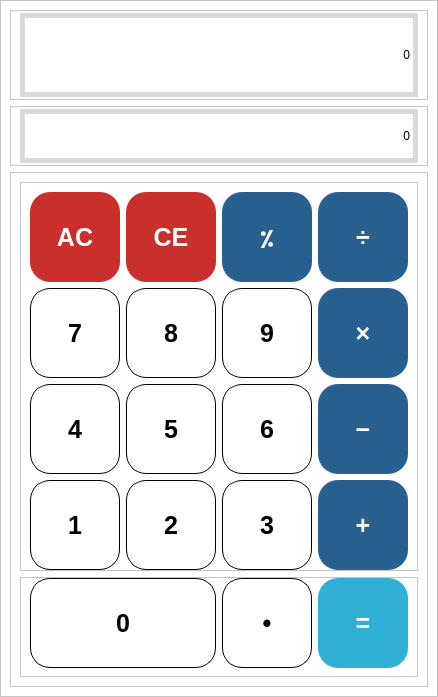
<?xml version="1.0" encoding="UTF-8"?>
<ui version="4.0">
 <class>Calculator</class>
 <widget class="QWidget" name="Calculator">
  <property name="geometry">
   <rect>
    <x>0</x>
    <y>0</y>
    <width>438</width>
    <height>697</height>
   </rect>
  </property>
  <property name="maximumSize">
   <size>
    <width>438</width>
    <height>697</height>
   </size>
  </property>
  <property name="windowTitle">
   <string>Form</string>
  </property>
  <layout class="QVBoxLayout" name="verticalLayout">
   <property name="spacing">
    <number>0</number>
   </property>
   <property name="leftMargin">
    <number>0</number>
   </property>
   <property name="topMargin">
    <number>0</number>
   </property>
   <property name="rightMargin">
    <number>0</number>
   </property>
   <property name="bottomMargin">
    <number>0</number>
   </property>
   <item>
    <widget class="QFrame" name="Container">
     <property name="styleSheet">
      <string notr="true">QFrame#Container{
	background-color: rgb(255, 255, 255);
}</string>
     </property>
     <property name="frameShape">
      <enum>QFrame::StyledPanel</enum>
     </property>
     <property name="frameShadow">
      <enum>QFrame::Raised</enum>
     </property>
     <layout class="QVBoxLayout" name="verticalLayout_2">
      <item>
       <widget class="QFrame" name="Display1">
        <property name="minimumSize">
         <size>
          <width>0</width>
          <height>90</height>
         </size>
        </property>
        <property name="maximumSize">
         <size>
          <width>16777215</width>
          <height>90</height>
         </size>
        </property>
        <property name="styleSheet">
         <string notr="true">QFrame#Display1{
	background-color: #fff;
}</string>
        </property>
        <property name="frameShape">
         <enum>QFrame::StyledPanel</enum>
        </property>
        <property name="frameShadow">
         <enum>QFrame::Raised</enum>
        </property>
        <layout class="QHBoxLayout" name="horizontalLayout_3">
         <property name="topMargin">
          <number>2</number>
         </property>
         <property name="bottomMargin">
          <number>2</number>
         </property>
         <item>
          <widget class="QLabel" name="label_2">
           <property name="styleSheet">
            <string notr="true">QLabel#label_2{
	border:5px solid #d9d9d9;
	font: 30px &quot;Oswald&quot;
}</string>
           </property>
           <property name="text">
            <string>0</string>
           </property>
           <property name="alignment">
            <set>Qt::AlignRight|Qt::AlignTrailing|Qt::AlignVCenter</set>
           </property>
          </widget>
         </item>
        </layout>
       </widget>
      </item>
      <item>
       <widget class="QFrame" name="Display2">
        <property name="minimumSize">
         <size>
          <width>0</width>
          <height>60</height>
         </size>
        </property>
        <property name="maximumSize">
         <size>
          <width>16777215</width>
          <height>60</height>
         </size>
        </property>
        <property name="styleSheet">
         <string notr="true">QFrame#Display2{
	background-color:#fff;
}</string>
        </property>
        <property name="frameShape">
         <enum>QFrame::StyledPanel</enum>
        </property>
        <property name="frameShadow">
         <enum>QFrame::Raised</enum>
        </property>
        <layout class="QHBoxLayout" name="horizontalLayout_2">
         <property name="topMargin">
          <number>2</number>
         </property>
         <property name="bottomMargin">
          <number>2</number>
         </property>
         <item>
          <widget class="QLabel" name="label">
           <property name="styleSheet">
            <string notr="true">QLabel#label{
	border:5px solid #d9d9d9;
	font: 20px &quot;Oswald&quot;
}</string>
           </property>
           <property name="text">
            <string>0</string>
           </property>
           <property name="alignment">
            <set>Qt::AlignRight|Qt::AlignTrailing|Qt::AlignVCenter</set>
           </property>
          </widget>
         </item>
        </layout>
       </widget>
      </item>
      <item>
       <widget class="QFrame" name="Keys">
        <property name="styleSheet">
         <string notr="true">QFrame#Keys{
	background-color: #fff;
}</string>
        </property>
        <property name="frameShape">
         <enum>QFrame::StyledPanel</enum>
        </property>
        <property name="frameShadow">
         <enum>QFrame::Raised</enum>
        </property>
        <layout class="QVBoxLayout" name="verticalLayout_3">
         <item>
          <widget class="QFrame" name="key_container1">
           <property name="styleSheet">
            <string notr="true">QFrame#key_container1{
	background-color:#fff;
}</string>
           </property>
           <property name="frameShape">
            <enum>QFrame::StyledPanel</enum>
           </property>
           <property name="frameShadow">
            <enum>QFrame::Raised</enum>
           </property>
           <layout class="QGridLayout" name="gridLayout">
            <property name="leftMargin">
             <number>9</number>
            </property>
            <property name="topMargin">
             <number>9</number>
            </property>
            <property name="rightMargin">
             <number>9</number>
            </property>
            <property name="bottomMargin">
             <number>0</number>
            </property>
            <property name="spacing">
             <number>6</number>
            </property>
            <item row="0" column="0">
             <widget class="QPushButton" name="pushButton_ac">
              <property name="minimumSize">
               <size>
                <width>90</width>
                <height>90</height>
               </size>
              </property>
              <property name="maximumSize">
               <size>
                <width>90</width>
                <height>90</height>
               </size>
              </property>
              <property name="styleSheet">
               <string notr="true">QPushButton#pushButton_ac{
	background-color: #c9302c;
	color:#fff;
	font-size:25px;
	border-radius:20px;
	font-weight:600;
}</string>
              </property>
              <property name="text">
               <string>AC</string>
              </property>
             </widget>
            </item>
            <item row="0" column="2">
             <widget class="QPushButton" name="pushButton_percentage">
              <property name="minimumSize">
               <size>
                <width>90</width>
                <height>90</height>
               </size>
              </property>
              <property name="maximumSize">
               <size>
                <width>90</width>
                <height>90</height>
               </size>
              </property>
              <property name="styleSheet">
               <string notr="true">QPushButton#pushButton_percentage{
	background-color: #286090;
	color:#fff;
	font-size:25px;
	border-radius:20px;
	font-weight:600;
}</string>
              </property>
              <property name="text">
               <string>⁒</string>
              </property>
             </widget>
            </item>
            <item row="0" column="3">
             <widget class="QPushButton" name="pushButton_div">
              <property name="minimumSize">
               <size>
                <width>90</width>
                <height>90</height>
               </size>
              </property>
              <property name="maximumSize">
               <size>
                <width>90</width>
                <height>90</height>
               </size>
              </property>
              <property name="styleSheet">
               <string notr="true">QPushButton#pushButton_div{
	background-color: #286090;
	color:#fff;
	font-size:25px;
	border-radius:20px;
	font-weight:600;
}</string>
              </property>
              <property name="text">
               <string>÷</string>
              </property>
             </widget>
            </item>
            <item row="1" column="0">
             <widget class="QPushButton" name="pushButton_7">
              <property name="minimumSize">
               <size>
                <width>90</width>
                <height>90</height>
               </size>
              </property>
              <property name="maximumSize">
               <size>
                <width>90</width>
                <height>90</height>
               </size>
              </property>
              <property name="styleSheet">
               <string notr="true">QPushButton#pushButton_7{
	background-color: #fff;
	color:#000;
	border:1px solid #000;
	font-size:25px;
	border-radius:20px;
	font-weight:600;
}</string>
              </property>
              <property name="text">
               <string>7</string>
              </property>
             </widget>
            </item>
            <item row="1" column="1">
             <widget class="QPushButton" name="pushButton_8">
              <property name="minimumSize">
               <size>
                <width>90</width>
                <height>90</height>
               </size>
              </property>
              <property name="maximumSize">
               <size>
                <width>90</width>
                <height>90</height>
               </size>
              </property>
              <property name="styleSheet">
               <string notr="true">QPushButton#pushButton_8{
	background-color: #fff;
	color:#000;
	border:1px solid #000;
	font-size:25px;
	border-radius:20px;
	font-weight:600;
}</string>
              </property>
              <property name="text">
               <string>8</string>
              </property>
             </widget>
            </item>
            <item row="1" column="2">
             <widget class="QPushButton" name="pushButton_9">
              <property name="minimumSize">
               <size>
                <width>90</width>
                <height>90</height>
               </size>
              </property>
              <property name="maximumSize">
               <size>
                <width>90</width>
                <height>90</height>
               </size>
              </property>
              <property name="styleSheet">
               <string notr="true">QPushButton#pushButton_9{
	background-color: #fff;
	color:#000;
	border:1px solid #000;
	font-size:25px;
	border-radius:20px;
	font-weight:600;
}</string>
              </property>
              <property name="text">
               <string>9</string>
              </property>
             </widget>
            </item>
            <item row="1" column="3">
             <widget class="QPushButton" name="pushButton_mul">
              <property name="minimumSize">
               <size>
                <width>90</width>
                <height>90</height>
               </size>
              </property>
              <property name="maximumSize">
               <size>
                <width>90</width>
                <height>90</height>
               </size>
              </property>
              <property name="styleSheet">
               <string notr="true">QPushButton#pushButton_mul{
	background-color: #286090;
	color:#fff;
	font-size:25px;
	border-radius:20px;
	font-weight:600;
}</string>
              </property>
              <property name="text">
               <string>×</string>
              </property>
             </widget>
            </item>
            <item row="2" column="0">
             <widget class="QPushButton" name="pushButton_4">
              <property name="minimumSize">
               <size>
                <width>90</width>
                <height>90</height>
               </size>
              </property>
              <property name="maximumSize">
               <size>
                <width>90</width>
                <height>90</height>
               </size>
              </property>
              <property name="styleSheet">
               <string notr="true">QPushButton#pushButton_4{
	background-color: #fff;
	color:#000;
	border:1px solid #000;
	font-size:25px;
	border-radius:20px;
	font-weight:600;
}</string>
              </property>
              <property name="text">
               <string>4</string>
              </property>
             </widget>
            </item>
            <item row="2" column="1">
             <widget class="QPushButton" name="pushButton_5">
              <property name="minimumSize">
               <size>
                <width>90</width>
                <height>90</height>
               </size>
              </property>
              <property name="maximumSize">
               <size>
                <width>90</width>
                <height>90</height>
               </size>
              </property>
              <property name="styleSheet">
               <string notr="true">QPushButton#pushButton_5{
	background-color: #fff;
	color:#000;
	border:1px solid #000;
	font-size:25px;
	border-radius:20px;
	font-weight:600;
}</string>
              </property>
              <property name="text">
               <string>5</string>
              </property>
             </widget>
            </item>
            <item row="2" column="2">
             <widget class="QPushButton" name="pushButton_6">
              <property name="minimumSize">
               <size>
                <width>90</width>
                <height>90</height>
               </size>
              </property>
              <property name="maximumSize">
               <size>
                <width>90</width>
                <height>90</height>
               </size>
              </property>
              <property name="styleSheet">
               <string notr="true">QPushButton#pushButton_6{
	background-color: #fff;
	color:#000;
	border:1px solid #000;
	font-size:25px;
	border-radius:20px;
	font-weight:600;
}</string>
              </property>
              <property name="text">
               <string>6</string>
              </property>
             </widget>
            </item>
            <item row="2" column="3">
             <widget class="QPushButton" name="pushButton_sub">
              <property name="minimumSize">
               <size>
                <width>90</width>
                <height>90</height>
               </size>
              </property>
              <property name="maximumSize">
               <size>
                <width>90</width>
                <height>90</height>
               </size>
              </property>
              <property name="styleSheet">
               <string notr="true">QPushButton#pushButton_sub{
	background-color: #286090;
	color:#fff;
	font-size:25px;
	border-radius:20px;
	font-weight:600;
}</string>
              </property>
              <property name="text">
               <string>−</string>
              </property>
             </widget>
            </item>
            <item row="3" column="0">
             <widget class="QPushButton" name="pushButton_1">
              <property name="minimumSize">
               <size>
                <width>90</width>
                <height>90</height>
               </size>
              </property>
              <property name="maximumSize">
               <size>
                <width>90</width>
                <height>90</height>
               </size>
              </property>
              <property name="styleSheet">
               <string notr="true">QPushButton#pushButton_1{
	background-color: #fff;
	color:#000;
	border:1px solid #000;
	font-size:25px;
	border-radius:20px;
	font-weight:600;
}</string>
              </property>
              <property name="text">
               <string>1</string>
              </property>
             </widget>
            </item>
            <item row="3" column="1">
             <widget class="QPushButton" name="pushButton_2">
              <property name="minimumSize">
               <size>
                <width>90</width>
                <height>90</height>
               </size>
              </property>
              <property name="maximumSize">
               <size>
                <width>90</width>
                <height>90</height>
               </size>
              </property>
              <property name="styleSheet">
               <string notr="true">QPushButton#pushButton_2{
	background-color: #fff;
	color:#000;
	border:1px solid #000;
	font-size:25px;
	border-radius:20px;
	font-weight:600;
}</string>
              </property>
              <property name="text">
               <string>2</string>
              </property>
             </widget>
            </item>
            <item row="3" column="2">
             <widget class="QPushButton" name="pushButton_3">
              <property name="minimumSize">
               <size>
                <width>90</width>
                <height>90</height>
               </size>
              </property>
              <property name="maximumSize">
               <size>
                <width>90</width>
                <height>90</height>
               </size>
              </property>
              <property name="styleSheet">
               <string notr="true">QPushButton#pushButton_3{
	background-color: #fff;
	color:#000;
	border:1px solid #000;
	font-size:25px;
	border-radius:20px;
	font-weight:600;
}</string>
              </property>
              <property name="text">
               <string>3</string>
              </property>
             </widget>
            </item>
            <item row="3" column="3">
             <widget class="QPushButton" name="pushButton_add">
              <property name="minimumSize">
               <size>
                <width>90</width>
                <height>90</height>
               </size>
              </property>
              <property name="maximumSize">
               <size>
                <width>90</width>
                <height>90</height>
               </size>
              </property>
              <property name="styleSheet">
               <string notr="true">QPushButton#pushButton_add{
	background-color: #286090;
	color:#fff;
	font-size:25px;
	border-radius:20px;
	font-weight:600;
}</string>
              </property>
              <property name="text">
               <string>+</string>
              </property>
             </widget>
            </item>
            <item row="0" column="1">
             <widget class="QPushButton" name="pushButton_ce">
              <property name="minimumSize">
               <size>
                <width>90</width>
                <height>90</height>
               </size>
              </property>
              <property name="styleSheet">
               <string notr="true">QPushButton#pushButton_ce{
	background-color: #c9302c;
	color:#fff;
	font-size:25px;
	border-radius:20px;
	font-weight:600;
}</string>
              </property>
              <property name="text">
               <string>CE</string>
              </property>
             </widget>
            </item>
           </layout>
          </widget>
         </item>
         <item>
          <widget class="QFrame" name="key_container2">
           <property name="maximumSize">
            <size>
             <width>16777215</width>
             <height>100</height>
            </size>
           </property>
           <property name="styleSheet">
            <string notr="true">QFrame#key_container2{
	background-color:#fff;
}</string>
           </property>
           <property name="frameShape">
            <enum>QFrame::StyledPanel</enum>
           </property>
           <property name="frameShadow">
            <enum>QFrame::Raised</enum>
           </property>
           <layout class="QHBoxLayout" name="horizontalLayout">
            <property name="spacing">
             <number>6</number>
            </property>
            <property name="topMargin">
             <number>0</number>
            </property>
            <property name="rightMargin">
             <number>9</number>
            </property>
            <item>
             <widget class="QPushButton" name="pushButton_0">
              <property name="minimumSize">
               <size>
                <width>90</width>
                <height>90</height>
               </size>
              </property>
              <property name="maximumSize">
               <size>
                <width>300</width>
                <height>90</height>
               </size>
              </property>
              <property name="styleSheet">
               <string notr="true">QPushButton#pushButton_0{
	background-color: #fff;
	color:#000;
	border:1px solid #000;
	font-size:25px;
	border-radius:20px;
	font-weight:600;
}</string>
              </property>
              <property name="text">
               <string>0</string>
              </property>
             </widget>
            </item>
            <item>
             <widget class="QPushButton" name="pushButton_dot">
              <property name="minimumSize">
               <size>
                <width>90</width>
                <height>90</height>
               </size>
              </property>
              <property name="maximumSize">
               <size>
                <width>90</width>
                <height>90</height>
               </size>
              </property>
              <property name="styleSheet">
               <string notr="true">QPushButton#pushButton_dot{
	background-color: #fff;
	color:#000;
	border:1px solid #000;
	font-size:25px;
	border-radius:20px;
	font-weight:600;
}</string>
              </property>
              <property name="text">
               <string>•</string>
              </property>
             </widget>
            </item>
            <item>
             <widget class="QPushButton" name="pushButton_equl">
              <property name="minimumSize">
               <size>
                <width>90</width>
                <height>90</height>
               </size>
              </property>
              <property name="maximumSize">
               <size>
                <width>90</width>
                <height>90</height>
               </size>
              </property>
              <property name="styleSheet">
               <string notr="true">QPushButton#pushButton_equl{
	background-color: #31b0d5;
	color:#fff;
	font-size:25px;
	border-radius:20px;
	font-weight:600;
}</string>
              </property>
              <property name="text">
               <string>=</string>
              </property>
             </widget>
            </item>
           </layout>
          </widget>
         </item>
        </layout>
       </widget>
      </item>
     </layout>
    </widget>
   </item>
  </layout>
 </widget>
 <resources/>
 <connections/>
</ui>
